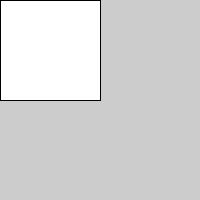
Frame 1 (no input)
Frame 60 (the mouse pressed at the canvas centre just before this capture): identical to frame 1, image omitted
Frame 120 (the mouse held since frame 60 and released just before this capture): identical to frame 1, image omitted

The Processing sketch that drew this single still picture (run headless with seeded random() and noise(); from frame 60 on, the mouse is pressed at the canvas centre):

// Processing sketch: println_1
// ── println_1.pde


void setup() {
  size(200, 200);
  int hola;
}

void draw() {
  rect(0, 0, 100, 100);
  println("mi frame ahora es : "  + frameCount + " y mi ancho es de:" + width);
  println("la mitad del ancho es:" + width/2);
}
